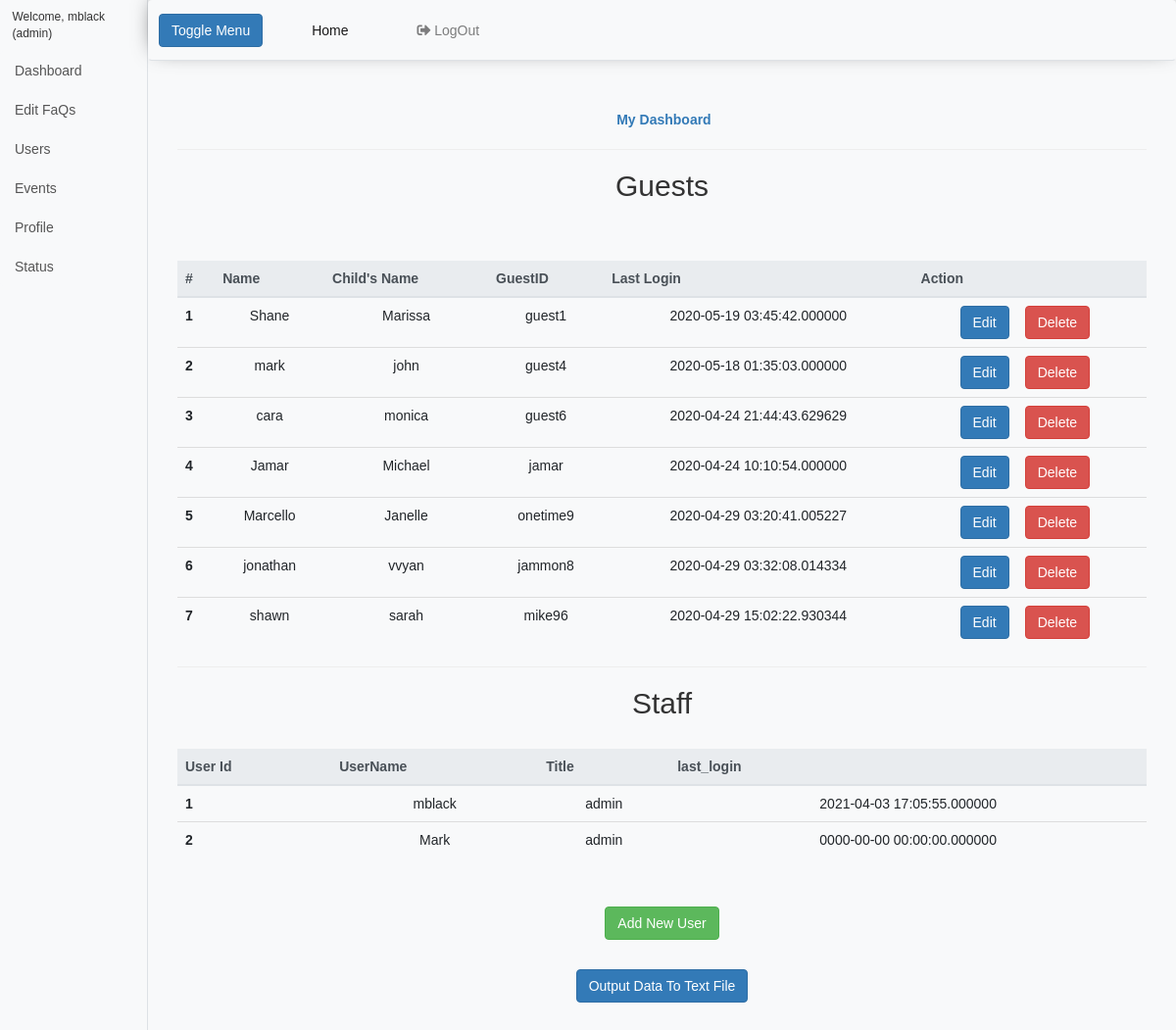
The app's page /Hospital/dashboardUsers.php (signed in) with its own data.
### tables this page shows
CREATE TABLE `users` (
  `id` int(16) NOT NULL,
  `name` varchar(255) DEFAULT NULL,
  `child_name` varchar(255) DEFAULT NULL,
  `username` varchar(16) NOT NULL,
  `password` varchar(16) NOT NULL,
  `role` varchar(255) NOT NULL DEFAULT 'guest',
  `last_login` timestamp(6) NOT NULL DEFAULT current_timestamp(6) ON UPDATE current_timestamp(6)
);

### Hospital/includes/autoloader.php (called while the page is built, shortened)
<?php
function myAutoLoader($className)
{
	$searchFiles = array(
       	    INCLUDES_DIR.$className.'.php',
			    );
    foreach ($searchFiles as $file) {
    	if (file_exists($file)) {
			return;
    	}
    }
}

### Hospital/includes/manageUsersClass.php (called while the page is built, shortened)
<?php
class manageUsersClass {
  public function getAllUsers()
  {
    $conn = new databaseClass(DB_HOST,DB_UNAME,DB_PASS,DB_DBNAME);
    $stmt = "SELECT * FROM users;";
    $result =  mysqli_query($conn->getDB(),$stmt);
    $resultcheck = mysqli_num_rows($result);
    if($resultcheck > 0)
    {
      while($row = mysqli_fetch_assoc($result))
      {
        $users[] = $row;
      }
      return $users;
    }
  }
}

### Hospital/includes/databaseClass.php (called while the page is built, shortened)
<?php
class databaseClass
{
  private $_mysqli;
  public function __construct(string $db_host,string $users,string $password,string $db_name)
  {
    $this->_mysqli = new mysqli($db_host,$users,$password,$db_name);
  }
  public function getDB()
  {
    return $this->_mysqli;
  }
}

### Hospital/dashboardUsers.php (the view, shortened to what this page needs)
<?php
$getUsers = new manageUsersClass();
$users = $getUsers->getAllUsers();
$countGuest = 0;
$countStaff = 0;
?>
<?php $user = $_SESSION['user']; ?>
<!DOCTYPE html>
<html lang="en">
<head>
    <link rel="stylesheet" href="https://maxcdn.bootstrapcdn.com/bootstrap/4.4.1/css/bootstrap.min.css">
    <link rel="stylesheet" href="https://use.fontawesome.com/releases/v5.6.3/css/all.css"
>
    <link rel="stylesheet" type="text/css" href="css/style.css">
</head>
<body class="bg-light">
    <link href="vendor/bootstrap/css/bootstrap.min.css" rel="stylesheet">
    <link rel="stylesheet" type="text/css" href="css/style.css">
    <link href="css/simple-sidebar.css" rel="stylesheet">
    </head>
    <body class="bg-light">
        <div class="d-flex" id="wrapper">
            <div class="bg-light border-right" id="sidebar-wrapper">
                <div class="sidebar-heading">Welcome, <?php echo $user ?> (admin)</div>
                <div class="list-group list-group-flush">
                    <a href="#" class="list-group-item list-group-item-action bg-light">Dashboard</a>
                    <a href=dashboardFaqs class="list-group-item list-group-item-action bg-light">Edit FaQs</a>
                    <a href="dashboardUsers" class="list-group-item list-group-item-action bg-light">Users</a>
                    <a href="#" class="list-group-item list-group-item-action bg-light">Events</a>
                    <a href="#" class="list-group-item list-group-item-action bg-light">Profile</a>
                    <a href="#" class="list-group-item list-group-item-action bg-light">Status</a>
                </div>
            </div>
            <div id="page-content-wrapper">
                <nav class="navbar navbar-expand-lg navbar-expand-sm navbar-light bg-light border-bottom "
                    role="tablist">
                    <button class="btn btn-primary" id="menu-toggle">Toggle Menu</button>
                    <div class="collapse navbar-collapse" id="navbarSupportedContent">
                        <ul class="navbar-nav ml-auto mt-2 mt-lg-0">
                            <li class="nav-item active">
                                <a class="nav-link" href="index">Home <span class="sr-only">(current)</span></a>
                            </li>
                            <li class="nav-item">
                                <a class="nav-link" href="includes/logout"><i
                                        class="fas fa-sign-out-alt"></i>&nbspLogOut</a>
                            </li>
                    </div>
                </nav>
                <div class="container-fluid">
                    <div class="col-lg-12 col-md-12 col-sm-12 col-xs-12 text-center mt-5">
                        <a href="#"><strong><span class="fa fa-dashboard"></span> My Dashboard</strong></a>
                        <hr>
                        <div class="table-responsive-sm">
                            <table class="table mt-5" id="faqtable">
                                <h2>Guests</h2>
                                <thead class="thead-light">
                                    <tr>
                                        <th scope="col">#</th>
                                        <th scope="col">Name</th>
                                        <th scope="col">Child's Name</th>
                                        <th scope="col">GuestID</th>
                                        <th scope="col">Last Login</th>
                                        <th colspan="2" scope="col">Action</th>
                                    </tr>
                                </thead>
                                <tbody>
                                    <?php foreach ($users as $user) :  ?>
                                    <?php if ($user['role'] != "admin") : ?>
                                    <tr>
                                        <th scope="row"><?php echo ++$countGuest ?></th>
                                        <td><?php echo $user['name'] ?></td>
                                        <td><?php echo $user['child_name'] ?></td>
                                        <td><?php echo $user['username'] ?></td>
                                        <td><?php echo $user['last_login'] ?></td>
                                        <td><a href="dashboardUsers?edit_user=<?php echo $user['id']; ?>"
                                                class="btn btn-primary float-right" id="openuser">Edit</a></td>&nbsp
                                        <td> <a href="includes/process?delete_user=<?php echo $user['id']; ?>"
                                                class="btn btn-danger float-left">Delete</a></td>
                                    </tr>
                                    <?php endif; ?>
                                    <?php endforeach ?>
                                </tbody>
                            </table>
                        </div>
                        <div class="table-responsive-sm">
                            <table class="table mt-5 text-center" id="stafftable">
                                <hr>
                                <h2>Staff</h2>
                                <thead class="thead-light">
                                    <tr>
                                        <th scope="col">User Id</th>
                                        <th scope="col">UserName</th>
                                        <th scope="col">Title</th>
                                        <th scope="col">last_login</th>
                                    </tr>
                                </thead>
                                <tbody>
                                    <?php foreach ($users as $user) :  ?>
                                    <?php if ($user['role'] == "admin") : ?>
                                    <tr>
                                        <th scope="row"><?php echo ++$countStaff ?></th>
                                        <td><?php echo $user['username'] ?></td>
                                        <td><?php echo $user['role'] ?></td>
                                        <td><?php echo $user['last_login'] ?></td>
                                    </tr>
                                    <?php endif; ?>
                                    <?php endforeach ?>
                                </tbody>
                            </table>
                            <button class="btn btn-success mt-5" data-toggle="collapse" data-target="#createuser"> Add
                                New User</button>
                            <form method="post" action="includes/process">
                                <button type="submit" class="btn btn-primary mt-5 mb-10" name="output"><a
                                        href="./file.txt" style="color:white;" download>Output Data To Text File</a>
                                </button>
                            </form>
                        </div>
                    </div>
                </div>
                <br><br><br>
            </div>
    </body>
</html>

### Hospital/css/style.css (style rules this page uses)
body { font-family: "Poppins", sans-serif; }
nav { box-shadow: 0px -5px 22px -8px rgba(0, 0, 0, 0.75); margin-bottom: 10px; }
.navbar-nav > li { margin-right: 20px; padding-left: 30px; padding-right: 10px; }

### Hospital/css/simple-sidebar.css (style rules this page uses)
body { overflow-x: hidden; }
#sidebar-wrapper { min-height: 100vh; margin-left: -15rem; -webkit-transition: margin .25s ease-out; -moz-transition: margin .25s ease-out; -o-transition: margin .25s ease-out; transition: margin .25s ease-out; }
#sidebar-wrapper .sidebar-heading { padding: 0.875rem 1.25rem; font-size: 1.2rem; }
#sidebar-wrapper .list-group { width: 15rem; }
#page-content-wrapper { min-width: 100vw; }
@media (min-width: 768px) { #sidebar-wrapper { margin-left: 0; } }
@media (min-width: 768px) { #page-content-wrapper { min-width: 0; width: 100%; } }

### records on screen
users: name "Shane", child_name "Marissa", username "guest1", last_login "2020-05-19 03:45:42.000000"
users: name "mark", child_name "john", username "guest4", last_login "2020-05-18 01:35:03.000000"
users: name "cara", child_name "monica", username "guest6", last_login "2020-04-24 21:44:43.629629"
users: name "Jamar", child_name "Michael", username "jamar", last_login "2020-04-24 10:10:54.000000"
users: name "Marcello", child_name "Janelle", username "onetime9", last_login "2020-04-29 03:20:41.005227"
users: name "jonathan", child_name "vvyan", username "jammon8", last_login "2020-04-29 03:32:08.014334"
users: name "shawn", child_name "sarah", username "mike96", last_login "2020-04-29 15:02:22.930344"
users: username "mblack", role "admin", last_login "2021-04-03 17:05:55.000000"
users: username "Mark", role "admin", last_login "0000-00-00 00:00:00.000000"

### other values on screen
$user "mblack"
